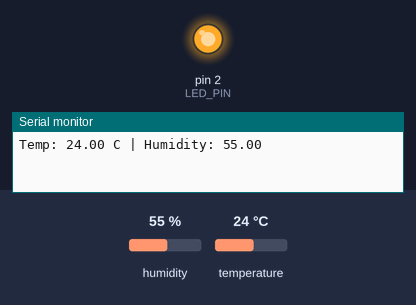
Bench run of a sketch on a simulated Arduino Uno, built with avr-gcc and run on an emulated ATmega328P. Parts: output pins drawn as LEDs (lit = HIGH), the last lines printed to the serial monitor. The test bench sets the inputs (shaded band); at power-on: humidity 55 %, temperature 24 °C.

Above: at 1.5 s.
At 4.5 s:
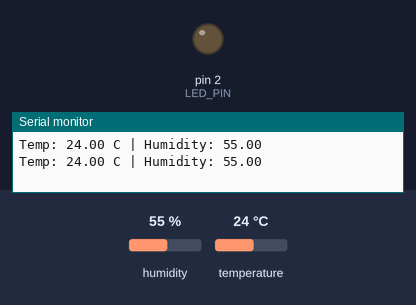
Timing chart, 0 to 7.8 s (numbered marks = the images above):
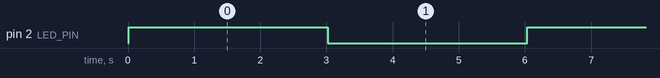

The sketch:

wokwi.ino
```cpp
/*
  Author: Tanvi Kohli
  Date: 2026-06-28
  Description: wifi webserver
*/
#include <DHTesp.h>

#define DHT_PIN 15
#define LED_PIN 2

DHTesp dht;
bool ledState = false;

void setup() {
  Serial.begin(115200);
  pinMode(LED_PIN, OUTPUT);
  dht.setup(DHT_PIN, DHTesp::DHT22);
}

void loop() {
  float temp = dht.getTemperature();
  float hum = dht.getHumidity();

  Serial.print("Temp: ");
  Serial.print(temp);
  Serial.print(" C | Humidity: ");
  Serial.println(hum);

  // Simulate LED toggle every 5 sec
  ledState = !ledState;
  digitalWrite(LED_PIN, ledState);

  delay(3000);
}
```

Measured:
- by itself, pin 2 (LED_PIN): alternates HIGH for 3.0 s and LOW for 3.0 s
